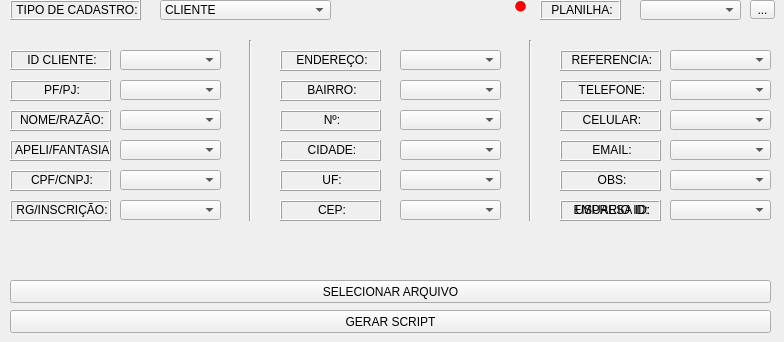
      <widget class="QWidget" name="pg_clifor">
       <property name="layoutDirection">
        <enum>Qt::LeftToRight</enum>
       </property>
       <widget class="QLabel" name="label_4">
        <property name="geometry">
         <rect>
          <x>10</x>
          <y>50</y>
          <width>101</width>
          <height>20</height>
         </rect>
        </property>
        <property name="frameShape">
         <enum>QFrame::Box</enum>
        </property>
        <property name="frameShadow">
         <enum>QFrame::Raised</enum>
        </property>
        <property name="text">
         <string>&lt;html&gt;&lt;head/&gt;&lt;body&gt;&lt;p align=&quot;center&quot;&gt;ID CLIENTE:&lt;/p&gt;&lt;/body&gt;&lt;/html&gt;</string>
        </property>
       </widget>
       <widget class="QLabel" name="label_5">
        <property name="geometry">
         <rect>
          <x>10</x>
          <y>80</y>
          <width>101</width>
          <height>21</height>
         </rect>
        </property>
        <property name="frameShape">
         <enum>QFrame::Box</enum>
        </property>
        <property name="frameShadow">
         <enum>QFrame::Raised</enum>
        </property>
        <property name="text">
         <string>&lt;html&gt;&lt;head/&gt;&lt;body&gt;&lt;p align=&quot;center&quot;&gt;PF/PJ:&lt;/p&gt;&lt;/body&gt;&lt;/html&gt;</string>
        </property>
       </widget>
       <widget class="QLabel" name="label_6">
        <property name="geometry">
         <rect>
          <x>10</x>
          <y>110</y>
          <width>101</width>
          <height>21</height>
         </rect>
        </property>
        <property name="frameShape">
         <enum>QFrame::Box</enum>
        </property>
        <property name="frameShadow">
         <enum>QFrame::Raised</enum>
        </property>
        <property name="text">
         <string>&lt;html&gt;&lt;head/&gt;&lt;body&gt;&lt;p align=&quot;center&quot;&gt;&lt;span style=&quot; font-size:9pt;&quot;&gt;NOME/RAZÃO:&lt;/span&gt;&lt;/p&gt;&lt;/body&gt;&lt;/html&gt;</string>
        </property>
       </widget>
       <widget class="QLabel" name="label_7">
        <property name="geometry">
         <rect>
          <x>10</x>
          <y>140</y>
          <width>101</width>
          <height>21</height>
         </rect>
        </property>
        <property name="frameShape">
         <enum>QFrame::Box</enum>
        </property>
        <property name="frameShadow">
         <enum>QFrame::Raised</enum>
        </property>
        <property name="text">
         <string>&lt;html&gt;&lt;head/&gt;&lt;body&gt;&lt;p align=&quot;center&quot;&gt;APELI/FANTASIA:&lt;/p&gt;&lt;/body&gt;&lt;/html&gt;</string>
        </property>
       </widget>
       <widget class="QLabel" name="label_8">
        <property name="geometry">
         <rect>
          <x>10</x>
          <y>170</y>
          <width>101</width>
          <height>21</height>
         </rect>
        </property>
        <property name="frameShape">
         <enum>QFrame::Box</enum>
        </property>
        <property name="frameShadow">
         <enum>QFrame::Raised</enum>
        </property>
        <property name="text">
         <string>&lt;html&gt;&lt;head/&gt;&lt;body&gt;&lt;p align=&quot;center&quot;&gt;CPF/CNPJ:&lt;/p&gt;&lt;/body&gt;&lt;/html&gt;</string>
        </property>
       </widget>
       <widget class="QLabel" name="label_9">
        <property name="geometry">
         <rect>
          <x>10</x>
          <y>200</y>
          <width>101</width>
          <height>21</height>
         </rect>
        </property>
        <property name="frameShape">
         <enum>QFrame::Box</enum>
        </property>
        <property name="frameShadow">
         <enum>QFrame::Raised</enum>
        </property>
        <property name="text">
         <string>&lt;html&gt;&lt;head/&gt;&lt;body&gt;&lt;p align=&quot;center&quot;&gt;RG/INSCRIÇÃO:&lt;/p&gt;&lt;/body&gt;&lt;/html&gt;</string>
        </property>
       </widget>
       <widget class="QComboBox" name="cliId">
        <property name="geometry">
         <rect>
          <x>120</x>
          <y>50</y>
          <width>101</width>
          <height>20</height>
         </rect>
        </property>
       </widget>
       <widget class="QComboBox" name="cliNome">
        <property name="geometry">
         <rect>
          <x>120</x>
          <y>110</y>
          <width>101</width>
          <height>20</height>
         </rect>
        </property>
       </widget>
       <widget class="Line" name="line">
        <property name="geometry">
         <rect>
          <x>220</x>
          <y>40</y>
          <width>61</width>
          <height>181</height>
         </rect>
        </property>
        <property name="orientation">
         <enum>Qt::Vertical</enum>
        </property>
       </widget>
       <widget class="QLabel" name="label_10">
        <property name="geometry">
         <rect>
          <x>280</x>
          <y>50</y>
          <width>101</width>
          <height>21</height>
         </rect>
        </property>
        <property name="frameShape">
         <enum>QFrame::Box</enum>
        </property>
        <property name="frameShadow">
         <enum>QFrame::Raised</enum>
        </property>
        <property name="text">
         <string>&lt;html&gt;&lt;head/&gt;&lt;body&gt;&lt;p align=&quot;center&quot;&gt;ENDEREÇO:&lt;/p&gt;&lt;/body&gt;&lt;/html&gt;</string>
        </property>
       </widget>
       <widget class="QComboBox" name="cliFantasia">
        <property name="geometry">
         <rect>
          <x>120</x>
          <y>140</y>
          <width>101</width>
          <height>20</height>
         </rect>
        </property>
       </widget>
       <widget class="Line" name="line_2">
        <property name="geometry">
         <rect>
          <x>500</x>
          <y>40</y>
          <width>61</width>
          <height>181</height>
         </rect>
        </property>
        <property name="orientation">
         <enum>Qt::Vertical</enum>
        </property>
       </widget>
       <widget class="QLabel" name="label_11">
        <property name="geometry">
         <rect>
          <x>560</x>
          <y>50</y>
          <width>101</width>
          <height>21</height>
         </rect>
        </property>
        <property name="frameShape">
         <enum>QFrame::Box</enum>
        </property>
        <property name="frameShadow">
         <enum>QFrame::Raised</enum>
        </property>
        <property name="text">
         <string>&lt;html&gt;&lt;head/&gt;&lt;body&gt;&lt;p align=&quot;center&quot;&gt;REFERENCIA:&lt;/p&gt;&lt;/body&gt;&lt;/html&gt;</string>
        </property>
       </widget>
       <widget class="QComboBox" name="cliCpfCgc">
        <property name="geometry">
         <rect>
          <x>120</x>
          <y>170</y>
          <width>101</width>
          <height>20</height>
         </rect>
        </property>
       </widget>
       <widget class="QPushButton" name="selecionarcli">
        <property name="geometry">
         <rect>
          <x>10</x>
          <y>280</y>
          <width>761</width>
          <height>23</height>
         </rect>
        </property>
        <property name="text">
         <string>SELECIONAR ARQUIVO</string>
        </property>
       </widget>
       <widget class="QPushButton" name="gerarcli">
        <property name="geometry">
         <rect>
          <x>10</x>
          <y>310</y>
          <width>761</width>
          <height>23</height>
         </rect>
        </property>
        <property name="text">
         <string>GERAR SCRIPT</string>
        </property>
       </widget>
       <widget class="QComboBox" name="cliRgInsc">
        <property name="geometry">
         <rect>
          <x>120</x>
          <y>200</y>
          <width>101</width>
          <height>20</height>
         </rect>
        </property>
       </widget>
       <widget class="QComboBox" name="cliTipo">
        <property name="geometry">
         <rect>
          <x>120</x>
          <y>80</y>
          <width>101</width>
          <height>20</height>
         </rect>
        </property>
       </widget>
       <widget class="QComboBox" name="cliFatEnd">
        <property name="geometry">
         <rect>
          <x>400</x>
          <y>50</y>
          <width>101</width>
          <height>20</height>
         </rect>
        </property>
       </widget>
       <widget class="QLabel" name="label_12">
        <property name="geometry">
         <rect>
          <x>280</x>
          <y>80</y>
          <width>101</width>
          <height>21</height>
         </rect>
        </property>
        <property name="frameShape">
         <enum>QFrame::Box</enum>
        </property>
        <property name="frameShadow">
         <enum>QFrame::Raised</enum>
        </property>
        <property name="text">
         <string>&lt;html&gt;&lt;head/&gt;&lt;body&gt;&lt;p align=&quot;center&quot;&gt;BAIRRO:&lt;/p&gt;&lt;/body&gt;&lt;/html&gt;</string>
        </property>
       </widget>
       <widget class="QLabel" name="label_13">
        <property name="geometry">
         <rect>
          <x>280</x>
          <y>140</y>
          <width>101</width>
          <height>21</height>
         </rect>
        </property>
        <property name="frameShape">
         <enum>QFrame::Box</enum>
        </property>
        <property name="frameShadow">
         <enum>QFrame::Raised</enum>
        </property>
        <property name="text">
         <string>&lt;html&gt;&lt;head/&gt;&lt;body&gt;&lt;p align=&quot;center&quot;&gt;CIDADE:&lt;/p&gt;&lt;/body&gt;&lt;/html&gt;</string>
        </property>
       </widget>
       <widget class="QLabel" name="label_14">
        <property name="geometry">
         <rect>
          <x>280</x>
          <y>170</y>
          <width>101</width>
          <height>21</height>
         </rect>
        </property>
        <property name="frameShape">
         <enum>QFrame::Box</enum>
        </property>
        <property name="frameShadow">
         <enum>QFrame::Raised</enum>
        </property>
        <property name="text">
         <string>&lt;html&gt;&lt;head/&gt;&lt;body&gt;&lt;p align=&quot;center&quot;&gt;UF:&lt;/p&gt;&lt;/body&gt;&lt;/html&gt;</string>
        </property>
       </widget>
       <widget class="QLabel" name="label_15">
        <property name="geometry">
         <rect>
          <x>280</x>
          <y>200</y>
          <width>101</width>
          <height>21</height>
         </rect>
        </property>
        <property name="frameShape">
         <enum>QFrame::Box</enum>
        </property>
        <property name="frameShadow">
         <enum>QFrame::Raised</enum>
        </property>
        <property name="text">
         <string>&lt;html&gt;&lt;head/&gt;&lt;body&gt;&lt;p align=&quot;center&quot;&gt;CEP:&lt;/p&gt;&lt;/body&gt;&lt;/html&gt;</string>
        </property>
       </widget>
       <widget class="QLabel" name="label_16">
        <property name="geometry">
         <rect>
          <x>280</x>
          <y>110</y>
          <width>101</width>
          <height>21</height>
         </rect>
        </property>
        <property name="frameShape">
         <enum>QFrame::Box</enum>
        </property>
        <property name="frameShadow">
         <enum>QFrame::Raised</enum>
        </property>
        <property name="text">
         <string>&lt;html&gt;&lt;head/&gt;&lt;body&gt;&lt;p align=&quot;center&quot;&gt;Nº:&lt;/p&gt;&lt;/body&gt;&lt;/html&gt;</string>
        </property>
       </widget>
       <widget class="QComboBox" name="cliFatBairro">
        <property name="geometry">
         <rect>
          <x>400</x>
          <y>80</y>
          <width>101</width>
          <height>20</height>
         </rect>
        </property>
       </widget>
       <widget class="QComboBox" name="cliFatCidade">
        <property name="geometry">
         <rect>
          <x>400</x>
          <y>140</y>
          <width>101</width>
          <height>20</height>
         </rect>
        </property>
       </widget>
       <widget class="QComboBox" name="cliFatUf">
        <property name="geometry">
         <rect>
          <x>400</x>
          <y>170</y>
          <width>101</width>
          <height>20</height>
         </rect>
        </property>
       </widget>
       <widget class="QComboBox" name="cliFatCep">
        <property name="geometry">
         <rect>
          <x>400</x>
          <y>200</y>
          <width>101</width>
          <height>20</height>
         </rect>
        </property>
       </widget>
       <widget class="QComboBox" name="cliFatEndNumero">
        <property name="geometry">
         <rect>
          <x>400</x>
          <y>110</y>
          <width>101</width>
          <height>20</height>
         </rect>
        </property>
       </widget>
       <widget class="QComboBox" name="cliFatEndRef">
        <property name="geometry">
         <rect>
          <x>670</x>
          <y>50</y>
          <width>101</width>
          <height>20</height>
         </rect>
        </property>
       </widget>
       <widget class="QLabel" name="label_17">
        <property name="geometry">
         <rect>
          <x>560</x>
          <y>80</y>
          <width>101</width>
          <height>21</height>
         </rect>
        </property>
        <property name="frameShape">
         <enum>QFrame::Box</enum>
        </property>
        <property name="frameShadow">
         <enum>QFrame::Raised</enum>
        </property>
        <property name="text">
         <string>&lt;html&gt;&lt;head/&gt;&lt;body&gt;&lt;p align=&quot;center&quot;&gt;TELEFONE:&lt;/p&gt;&lt;/body&gt;&lt;/html&gt;</string>
        </property>
       </widget>
       <widget class="QLabel" name="label_18">
        <property name="geometry">
         <rect>
          <x>560</x>
          <y>110</y>
          <width>101</width>
          <height>21</height>
         </rect>
        </property>
        <property name="frameShape">
         <enum>QFrame::Box</enum>
        </property>
        <property name="frameShadow">
         <enum>QFrame::Raised</enum>
        </property>
        <property name="text">
         <string>&lt;html&gt;&lt;head/&gt;&lt;body&gt;&lt;p align=&quot;center&quot;&gt;CELULAR:&lt;/p&gt;&lt;/body&gt;&lt;/html&gt;</string>
        </property>
       </widget>
       <widget class="QLabel" name="label_19">
        <property name="geometry">
         <rect>
          <x>560</x>
          <y>140</y>
          <width>101</width>
          <height>21</height>
         </rect>
        </property>
        <property name="frameShape">
         <enum>QFrame::Box</enum>
        </property>
        <property name="frameShadow">
         <enum>QFrame::Raised</enum>
        </property>
        <property name="text">
         <string>&lt;html&gt;&lt;head/&gt;&lt;body&gt;&lt;p align=&quot;center&quot;&gt;EMAIL:&lt;/p&gt;&lt;/body&gt;&lt;/html&gt;</string>
        </property>
       </widget>
       <widget class="QLabel" name="label_20">
        <property name="geometry">
         <rect>
          <x>560</x>
          <y>170</y>
          <width>101</width>
          <height>21</height>
         </rect>
        </property>
        <property name="frameShape">
         <enum>QFrame::Box</enum>
        </property>
        <property name="frameShadow">
         <enum>QFrame::Raised</enum>
        </property>
        <property name="text">
         <string>&lt;html&gt;&lt;head/&gt;&lt;body&gt;&lt;p align=&quot;center&quot;&gt;OBS:&lt;/p&gt;&lt;/body&gt;&lt;/html&gt;</string>
        </property>
       </widget>
       <widget class="QLabel" name="label_21">
        <property name="geometry">
         <rect>
          <x>560</x>
          <y>200</y>
          <width>101</width>
          <height>21</height>
         </rect>
        </property>
        <property name="frameShape">
         <enum>QFrame::Box</enum>
        </property>
        <property name="frameShadow">
         <enum>QFrame::Raised</enum>
        </property>
        <property name="text">
         <string>&lt;html&gt;&lt;head/&gt;&lt;body&gt;&lt;p align=&quot;center&quot;&gt;EMPRESA ID:&lt;/p&gt;&lt;/body&gt;&lt;/html&gt;</string>
        </property>
       </widget>
       <widget class="QComboBox" name="cliFone">
        <property name="geometry">
         <rect>
          <x>670</x>
          <y>80</y>
          <width>101</width>
          <height>20</height>
         </rect>
        </property>
       </widget>
       <widget class="QComboBox" name="cliCelular">
        <property name="geometry">
         <rect>
          <x>670</x>
          <y>110</y>
          <width>101</width>
          <height>20</height>
         </rect>
        </property>
       </widget>
       <widget class="QComboBox" name="cliEmail">
        <property name="geometry">
         <rect>
          <x>670</x>
          <y>140</y>
          <width>101</width>
          <height>20</height>
         </rect>
        </property>
       </widget>
       <widget class="QComboBox" name="cliObsGeral">
        <property name="geometry">
         <rect>
          <x>670</x>
          <y>170</y>
          <width>101</width>
          <height>20</height>
         </rect>
        </property>
       </widget>
       <widget class="QComboBox" name="empId">
        <property name="geometry">
         <rect>
          <x>670</x>
          <y>200</y>
          <width>101</width>
          <height>20</height>
         </rect>
        </property>
       </widget>
       <widget class="QLabel" name="label_22">
        <property name="geometry">
         <rect>
          <x>10</x>
          <y>0</y>
          <width>131</width>
          <height>20</height>
         </rect>
        </property>
        <property name="frameShape">
         <enum>QFrame::Box</enum>
        </property>
        <property name="frameShadow">
         <enum>QFrame::Raised</enum>
        </property>
        <property name="text">
         <string>&lt;html&gt;&lt;head/&gt;&lt;body&gt;&lt;p align=&quot;center&quot;&gt;TIPO DE CADASTRO:&lt;/p&gt;&lt;/body&gt;&lt;/html&gt;</string>
        </property>
       </widget>
       <widget class="QComboBox" name="cliTipoCad">
        <property name="geometry">
         <rect>
          <x>160</x>
          <y>0</y>
          <width>171</width>
          <height>20</height>
         </rect>
        </property>
        <item>
         <property name="text">
          <string>CLIENTE</string>
         </property>
        </item>
        <item>
         <property name="text">
          <string>FORNECEDOR</string>
         </property>
        </item>
        <item>
         <property name="text">
          <string>CLIENTE E FORNECEDOR</string>
         </property>
        </item>
        <item>
         <property name="text">
          <string>TRANSPORTADORA</string>
         </property>
        </item>
        <item>
         <property name="text">
          <string>USUARIOS</string>
         </property>
        </item>
       </widget>
       <widget class="QLabel" name="label_23">
        <property name="geometry">
         <rect>
          <x>560</x>
          <y>200</y>
          <width>101</width>
          <height>21</height>
         </rect>
        </property>
        <property name="frameShape">
         <enum>QFrame::Box</enum>
        </property>
        <property name="frameShadow">
         <enum>QFrame::Raised</enum>
        </property>
        <property name="text">
         <string>&lt;html&gt;&lt;head/&gt;&lt;body&gt;&lt;p align=&quot;center&quot;&gt;USUARIO ID:&lt;/p&gt;&lt;/body&gt;&lt;/html&gt;</string>
        </property>
       </widget>
       <widget class="QComboBox" name="cliUsuLoginId">
        <property name="geometry">
         <rect>
          <x>670</x>
          <y>200</y>
          <width>101</width>
          <height>20</height>
         </rect>
        </property>
       </widget>
       <widget class="QToolButton" name="addnovo_cli">
        <property name="geometry">
         <rect>
          <x>750</x>
          <y>0</y>
          <width>25</width>
          <height>19</height>
         </rect>
        </property>
        <property name="text">
         <string>...</string>
        </property>
       </widget>
       <widget class="QLabel" name="label_44">
        <property name="geometry">
         <rect>
          <x>540</x>
          <y>0</y>
          <width>81</width>
          <height>20</height>
         </rect>
        </property>
        <property name="frameShape">
         <enum>QFrame::Box</enum>
        </property>
        <property name="frameShadow">
         <enum>QFrame::Raised</enum>
        </property>
        <property name="text">
         <string>&lt;html&gt;&lt;head/&gt;&lt;body&gt;&lt;p align=&quot;center&quot;&gt;PLANILHA:&lt;/p&gt;&lt;/body&gt;&lt;/html&gt;</string>
        </property>
       </widget>
       <widget class="QComboBox" name="plani">
        <property name="geometry">
         <rect>
          <x>640</x>
          <y>0</y>
          <width>101</width>
          <height>20</height>
         </rect>
        </property>
       </widget>
       <widget class="QLabel" name="verde_2">
        <property name="geometry">
         <rect>
          <x>510</x>
          <y>-10</y>
          <width>21</width>
          <height>31</height>
         </rect>
        </property>
        <property name="text">
         <string>&lt;html&gt;&lt;head/&gt;&lt;body&gt;&lt;p align=&quot;center&quot;&gt;&lt;span style=&quot; font-size:18pt; color:#00ff00;&quot;&gt;●&lt;/span&gt;&lt;/p&gt;&lt;/body&gt;&lt;/html&gt;</string>
        </property>
       </widget>
       <widget class="QLabel" name="vermelho_2">
        <property name="geometry">
         <rect>
          <x>510</x>
          <y>-10</y>
          <width>21</width>
          <height>31</height>
         </rect>
        </property>
        <property name="text">
         <string>&lt;html&gt;&lt;head/&gt;&lt;body&gt;&lt;p align=&quot;center&quot;&gt;&lt;span style=&quot; font-size:18pt; color:#ff0000;&quot;&gt;●&lt;/span&gt;&lt;/p&gt;&lt;/body&gt;&lt;/html&gt;</string>
        </property>
       </widget>
      </widget>
